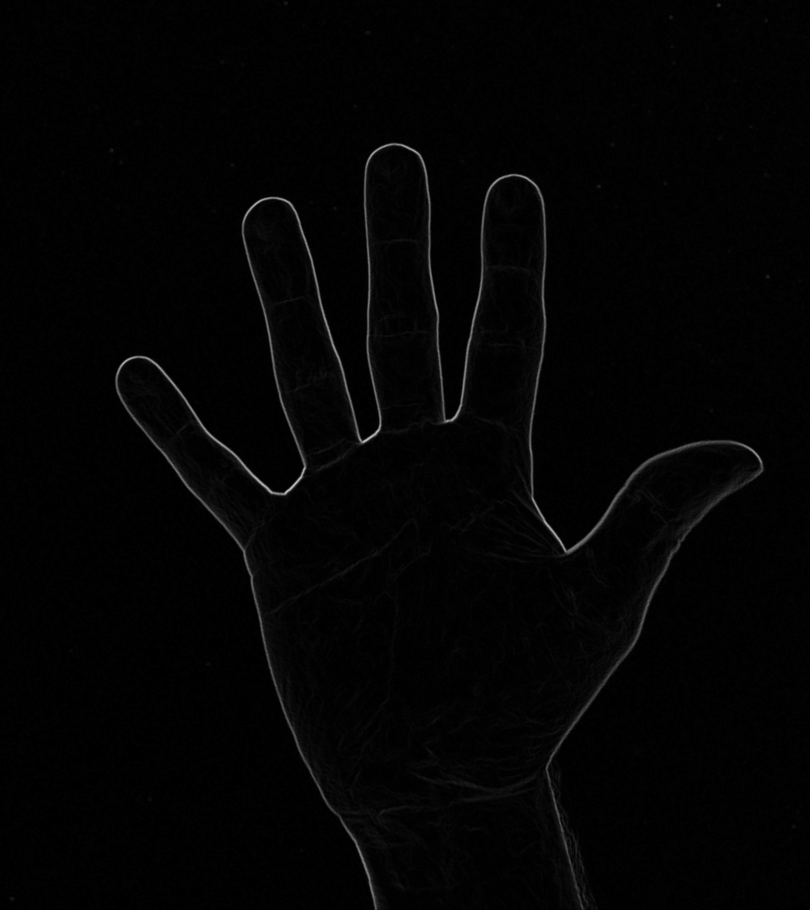
#> input picture edgePreprocess/_1.png, 1619 x 1820 px, given in place of roi.png, which was not available (shown at 1/2 size); the run also reads 2 pictures not shown here
$ python imageCompare.py
#> lines starting #> are read from the running program, lines starting #| are printed output that depends on the picture; after the words box and inside, x2 and y2 are one past the last pixel; in counts of white or black regions, pixels touching at a corner belong together; pictures that were not available may be replaced by others from this repository, and a replacement may not be noted
### resize.py
import math
import numpy as np
import cv2 #openCV

SIDE_LENGTH = 500

def fix_to_ratio(image):
    # Get dimensions of image
    width = image.shape[1]
    height = image.shape[0]
    colored = False
    try:
        if image.shape[2]:
            colored = True
    except:
        colored = False

    # Take the larger side length and make image into square shape
    # by adding additional black space
    if height > width:
        if colored:
            background = np.zeros((height, height, 3), dtype=np.uint8)
        else:
            background = np.zeros((height, height), dtype=np.uint8)
        gap = (height - width) / 2
        background[:, math.floor(gap):-math.ceil(gap)] = image
    elif height < width:
        if colored:
            background = np.zeros((width, width, 3), dtype=np.uint8)
        else:
            background = np.zeros((width, width), dtype=np.uint8)
        gap = (width - height) / 2
        background[math.floor(gap):-math.ceil(gap), :] = image
    else:
        background = image.copy()

    return background

def normalize_image_size(image):
    # Add black space to image until ratio is met
    image = fix_to_ratio(image)

    # Resize image
    resized = cv2.resize(image, (SIDE_LENGTH, SIDE_LENGTH), interpolation=cv2.INTER_AREA)

    # Return resized image
    return resized

# [8 lines left out: function main, not called in this run]

#run main
# [2 lines that do not run on import are left out]

### imageCompare.py
import numpy as np
import cv2 #openCV
import resize

alphabet_list = None

#This function pulls preproccessed images for use in comparison
def initialize_comparison_library():
    #abc... and bs(backspace) and space
    alphabetList = []
    alphabetList.append([cv2.imread("preprocessed alphabet/a1.png"), "a"])
    alphabetList.append([cv2.imread("preprocessed alphabet/b1.png"), "b"])

    alphabetList.append([cv2.imread("preprocessed alphabet/c1.png"), "c"])
    alphabetList.append([cv2.imread("preprocessed alphabet/c2.png"), "c"])

    alphabetList.append([cv2.imread("preprocessed alphabet/d1.png"), "d"])
    alphabetList.append([cv2.imread("preprocessed alphabet/e1.png"), "e"])
    alphabetList.append([cv2.imread("preprocessed alphabet/f1.png"), "f"])
    alphabetList.append([cv2.imread("preprocessed alphabet/g1.png"), "g"])
    alphabetList.append([cv2.imread("preprocessed alphabet/h1.png"), "h"])
    alphabetList.append([cv2.imread("preprocessed alphabet/i1.png"), "i"])
    alphabetList.append([cv2.imread("preprocessed alphabet/j1.png"), "j"])
    alphabetList.append([cv2.imread("preprocessed alphabet/k1.png"), "k"])
    alphabetList.append([cv2.imread("preprocessed alphabet/l1.png"), "l"])
    alphabetList.append([cv2.imread("preprocessed alphabet/m1.png"), "m"])
    alphabetList.append([cv2.imread("preprocessed alphabet/n1.png"), "n"])

    alphabetList.append([cv2.imread("preprocessed alphabet/o1.png"), "o"])
    alphabetList.append([cv2.imread("preprocessed alphabet/o2.png"), "o"])

    alphabetList.append([cv2.imread("preprocessed alphabet/p1.png"), "p"])
    alphabetList.append([cv2.imread("preprocessed alphabet/q1.png"), "q"])
    alphabetList.append([cv2.imread("preprocessed alphabet/r1.png"), "r"])
    alphabetList.append([cv2.imread("preprocessed alphabet/s1.png"), "s"])
    alphabetList.append([cv2.imread("preprocessed alphabet/t1.png"), "t"])
    alphabetList.append([cv2.imread("preprocessed alphabet/u1.png"), "u"])
    alphabetList.append([cv2.imread("preprocessed alphabet/v1.png"), "v"])
    alphabetList.append([cv2.imread("preprocessed alphabet/w1.png"), "w"])

    alphabetList.append([cv2.imread("preprocessed alphabet/x1.png"), "x"])
    alphabetList.append([cv2.imread("preprocessed alphabet/x1.png"), "x"])

    alphabetList.append([cv2.imread("preprocessed alphabet/y1.png"), "y"])
    alphabetList.append([cv2.imread("preprocessed alphabet/z1.png"), "z"])

    alphabetList.append([cv2.imread("preprocessed alphabet/_1.png"), "_"])#space or _
    alphabetList.append([cv2.imread("preprocessed alphabet/bs1.png"), "bs"])
    #test = "alphabetList loaded with " + str(len(alphabetList)) + " items"
    #print(test)
    #print(alphabetList[0][1])#a
    return alphabetList

def compareImages(source, template, method):
    # Ensure both pictures are gray scale
    try:
        if source.shape[2]:
            source = cv2.cvtColor(source, cv2.COLOR_BGR2GRAY)
    except:
        pass

    try:
        if template.shape[2]:
            template = cv2.cvtColor(template, cv2.COLOR_BGR2GRAY)
    except:
        pass


    # Resize both pictures to same scale
    source = resize.normalize_image_size(source)
    template = resize.normalize_image_size(template)

    # Check to ensure source isn't just solid black or white (would cause a crash)
    if cv2.countNonZero(source) == 0 or cv2.countNonZero(cv2.bitwise_not(source)) == 0:
        return 1.01

    # Find matches between pictures
    contours, heirarchy = cv2.findContours(source, 2, 1)
    cnt1 = contours[0]
    contours, heirarchy = cv2.findContours(template, 2, 1)
    cnt2 = contours[0]

    ret = cv2.matchShapes(cnt1, cnt2, method, 0.0)

    return ret

def compareToLibrary(img):
    # Initialize our library of templates
    global alphabet_list
    if (alphabet_list is None):
        print("Initializing comparison library...")
        alphabet_list = initialize_comparison_library()

    # print(alphabet_list)

    best_match_percent = 0.0
    best_match_letter = None

    # For each template, find match percentage with source image
    for i in np.arange(0, len(alphabet_list)):
        template = alphabet_list[i][0]
        letter = alphabet_list[i][1]
        # cv2.imshow("template", template)
        # print(letter)
        # cv2.waitKey(0)

        match = compareImages(img, template, 2)
        percentage = ((1.0 - match) * 100)

        # Keep highest one and its letter
        if (percentage > best_match_percent):
            best_match_percent = percentage
            best_match_letter = letter

    # Return letter and matching percentage
    return best_match_letter, best_match_percent

def main():
    # For testing purposes
    print("Part 1")
    source = cv2.imread("roi.png")
#> source is the input picture: shape (1820, 1619, 3); min 0, max 202, mean 3.3
    template = cv2.imread("preprocessed alphabet/_1.png")
    total = 0.0
    items = 0

    percentage = compareImages(source, template, 1)
#> in compareImages, `contours, heirarchy = cv2.findContours(source, 2, 1)`: contours = 10069 contours, 9625 with area under 20; largest, box (x1, y1, x2, y2) and area: (27, 0, 473, 500) 220364, (48, 443, 82, 471) 258, (87, 400, 116, 425) 228, (56, 373, 78, 391) 162, (107, 449, 126, 463) 119
#> in compareImages, `cnt1 = contours[0]`: cnt1 = contour of 19 points, box (x1, y1, x2, y2) (27, 494, 33, 500), area 8
#> in compareImages, `cnt2 = contours[0]`: cnt2 has the same summary as cnt1
#> in compareImages, `ret = cv2.matchShapes(cnt1, cnt2, method, 0.0)`: ret = 0
#> percentage = 0
    if (percentage > 1.0):
        print("1: No match")
    else:
        total += percentage
#> total = 0
        items += 1
        print(f"1: {((1.0 - percentage) * 100):0.2f} % match")
#| 1: 100.00 % match

    percentage = compareImages(source, template, 2)
    if (percentage > 1.0):
        print("2: No match")
    else:
        total += percentage
        items += 1
        print(f"2: {((1.0 - percentage) * 100):0.2f} % match")
#| 2: 100.00 % match

    percentage = compareImages(source, template, 3)
    if (percentage > 1.0):
        print("3: No match")
    else:
        total += percentage
        items += 1
        print(f"3: {((1.0 - percentage) * 100):0.2f} % match")
#| 3: 100.00 % match

    if (items > 0 and total > 0.0):
        average = total / items
        print(f"Average: {((1.0 - average) * 100):0.2f} % match")

    print("Part 2")
    letter, percent = compareToLibrary(source)
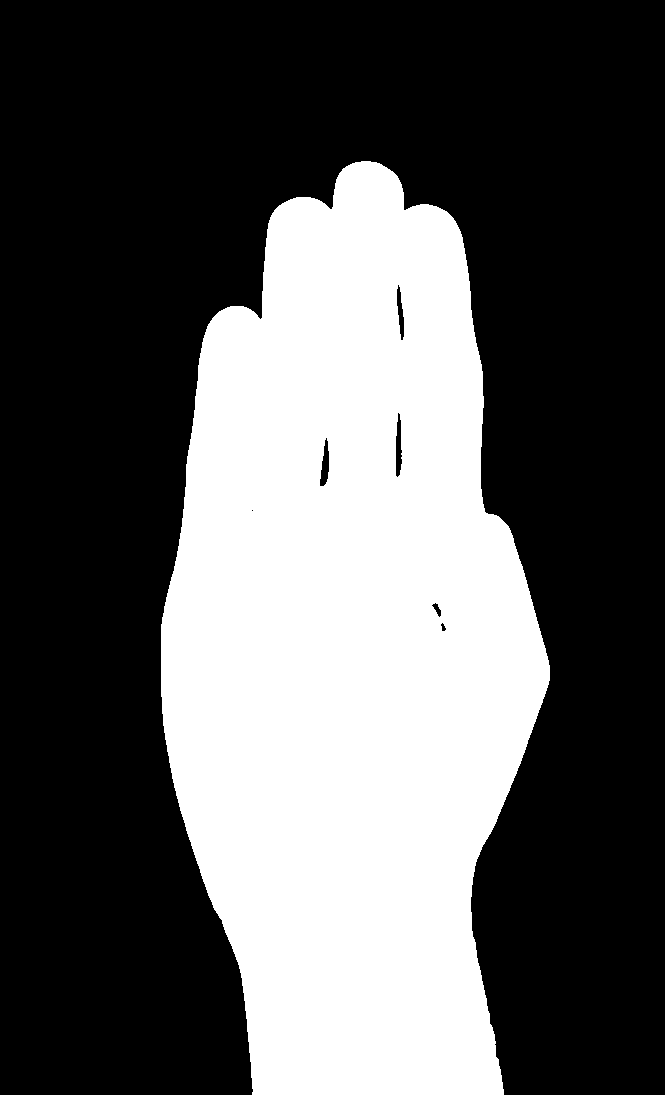
#> input picture preprocessed alphabet/b1.png, 665 x 1095 px
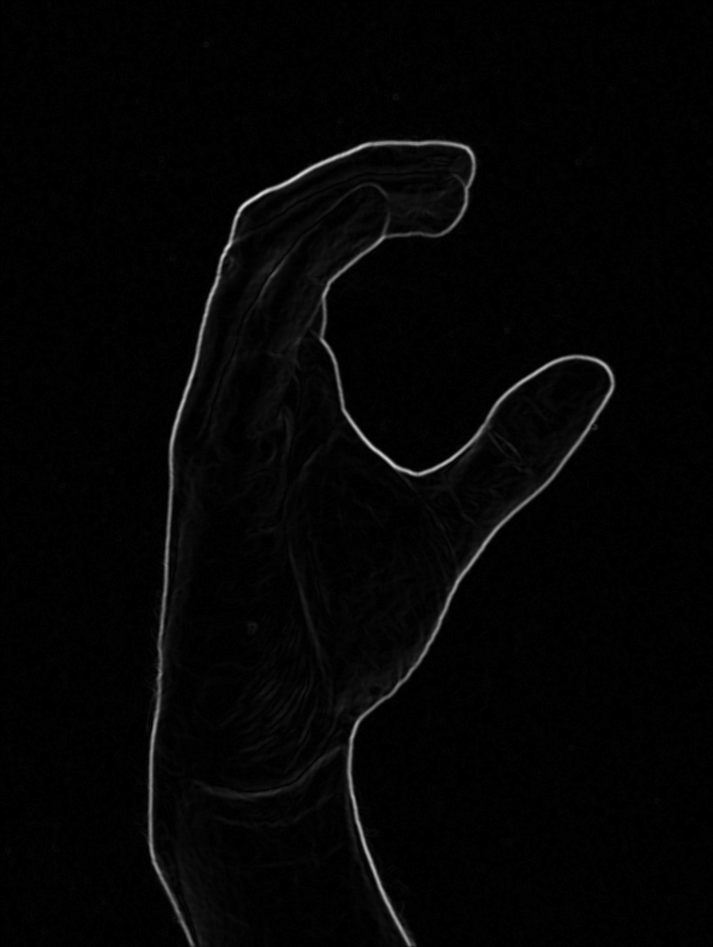
#> input picture edgePreprocess/c1.png, 713 x 947 px, found by its file name
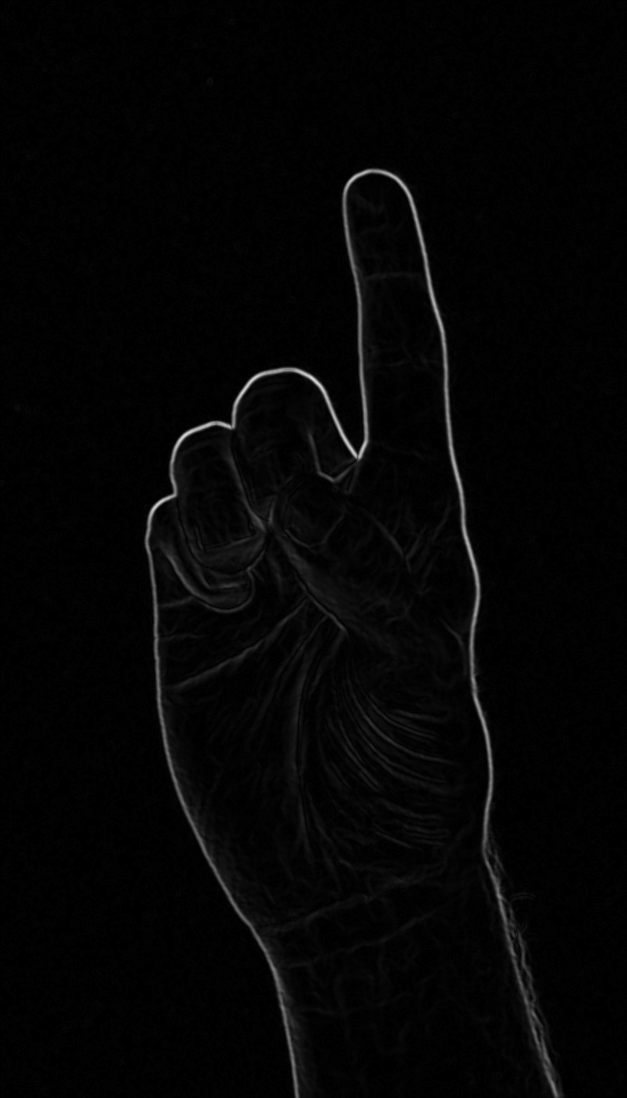
#> input picture edgePreprocess/d1.png, 627 x 1098 px, found by its file name
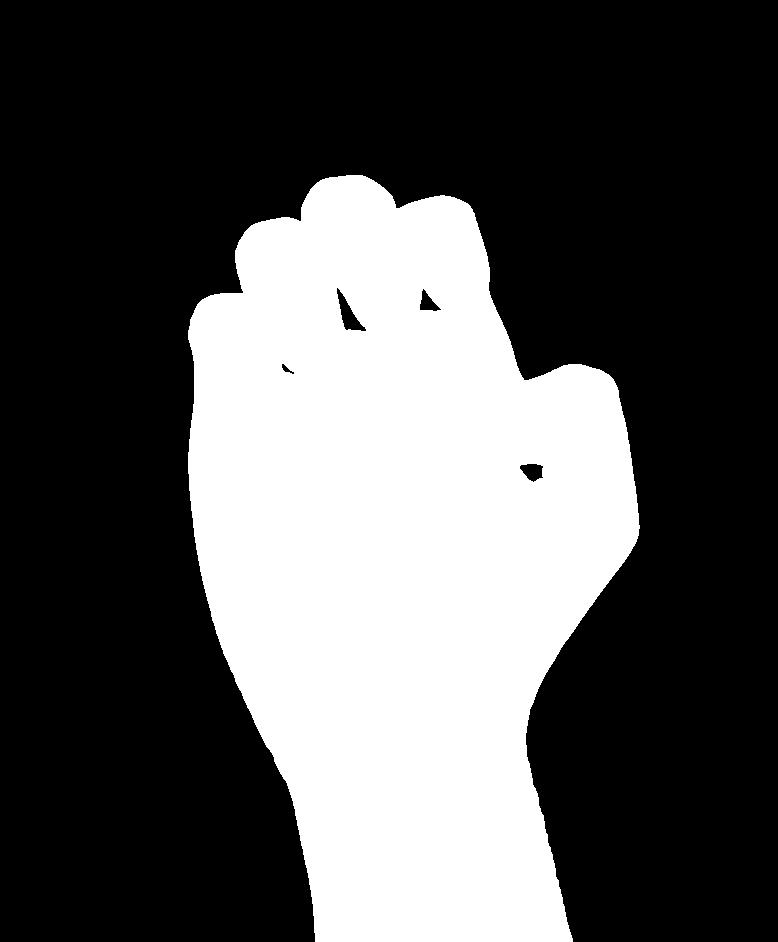
#> input picture preprocessed alphabet/e1.png, 778 x 942 px
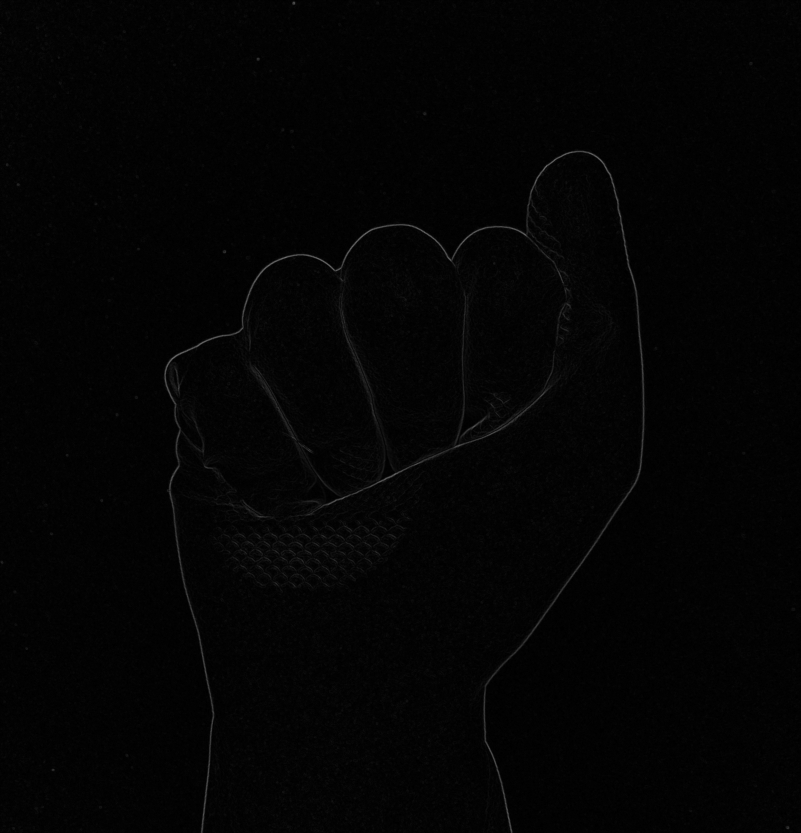
#> input picture edgePreprocess/a2.png, 2401 x 2499 px, given in place of f1.png, which was not available (shown at 1/3 size)
#> in compareToLibrary, `alphabet_list = initialize_comparison_library()`: alphabet_list = 31 items
#> the loop in compareToLibrary, `for i in np.arange(0, len(alphabet_list)):` made 9 passes
#> (letter, ret in compareImages, match, percentage, best_match_percent) on passes 1, 2, 6: ('a', 0.893, 0.893, 10.67, 10.67), ('b', 0.65, 0.65, 34.99, 34.99), ('e', 0.502, 0.502, 49.85, 49.85)
#> (letter, ret in compareImages, match, percentage) on passes 4, 7, 8: ('c', 1.24, 1.24, -23.59), ('f', 3.01, 3.01, -200.7), ('g', 3.01, 3.01, -200.7)
#> pass 1, in normalize_image_size (call 8), `image = fix_to_ratio(image)`:
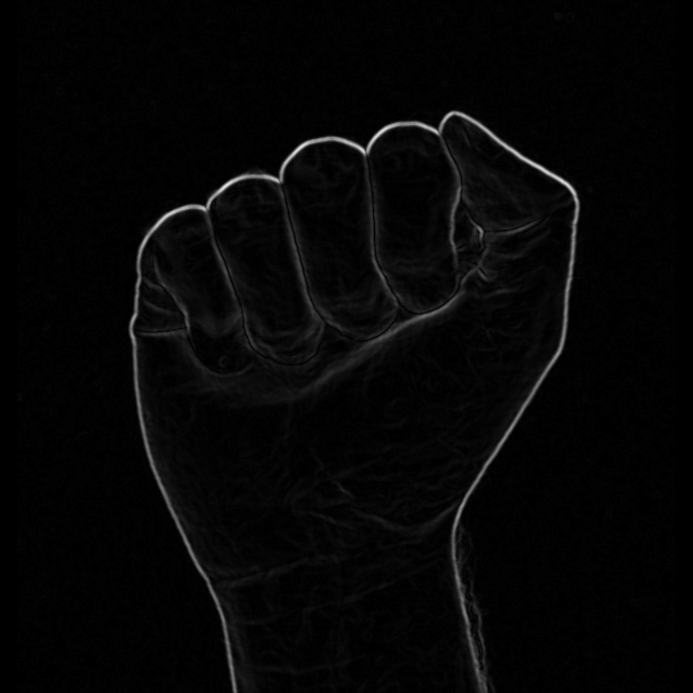
#> image: shape (693, 693); min 0, max 228, mean 5.7
#> after the loop in compareToLibrary, `for i in np.arange(0, len(alphabet_list)):`: best_match_percent = 49.85

    if (letter != None):
        print(f"Best match is '{letter}' at {percent:0.2f} %")
    else:
        print("There was no match in the whole library.")

    # cv2.imshow("Result", image)
    # cv2.waitKey(0)
    # cv2.destroyAllWindows()

#run main
if __name__ == "__main__":
#> (the run stopped early here; a loop or call above may not have finished)
